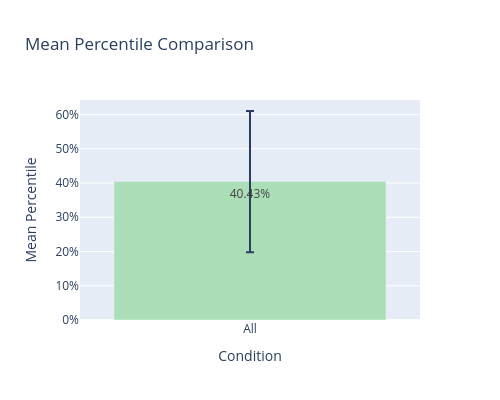
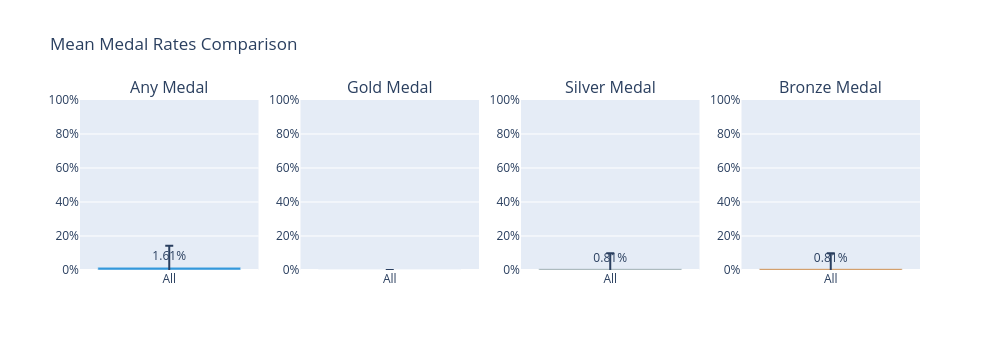

The code cell stored with these charts, in order, in its notebook:
### Code cell
# Compare metrics across the full dataset
plot_metric_comparison([df_processed], labels=["All"], metric="percentile", agg="mean")


plot_metric_comparison([df_processed], labels=["All"], metric="medal", agg="mean")

### Figure 1 — Plotly figure (JSON) as saved in the notebook; plotly's stock layout.template omitted (floating-point values rounded to 4 significant figures)
{"data": [{"error_y": {"array": [0.2061], "type": "data", "visible": true}, "marker": {"color": ["rgb(171,222,182)"]}, "text": ["40.43%"], "textposition": "auto", "type": "bar", "x": ["All"], "y": [0.4043]}], "layout": {"height": 400, "title": {"text": "Mean Percentile Comparison"}, "width": 500, "xaxis": {"title": {"text": "Condition"}}, "yaxis": {"tickformat": ".0%", "title": {"text": "Mean Percentile"}}}}

### Figure 2 — Plotly figure (JSON) as saved in the notebook; plotly's stock layout.template omitted (floating-point values rounded to 4 significant figures)
{"data": [{"error_y": {"array": [0.1265], "type": "data", "visible": true}, "marker": {"color": "#3498db"}, "name": "Any Medal", "showlegend": false, "text": ["1.61%"], "textposition": "auto", "type": "bar", "x": ["All"], "xaxis": "x", "y": [0.01613], "yaxis": "y"}, {"error_y": {"array": [0], "type": "data", "visible": true}, "marker": {"color": "#f1c40f"}, "name": "Gold Medal", "showlegend": false, "text": ["0.00%"], "textposition": "auto", "type": "bar", "x": ["All"], "xaxis": "x2", "y": [0], "yaxis": "y2"}, {"error_y": {"array": [0.0898], "type": "data", "visible": true}, "marker": {"color": "#95a5a6"}, "name": "Silver Medal", "showlegend": false, "text": ["0.81%"], "textposition": "auto", "type": "bar", "x": ["All"], "xaxis": "x3", "y": [0.008065], "yaxis": "y3"}, {"error_y": {"array": [0.0898], "type": "data", "visible": true}, "marker": {"color": "#cd7f32"}, "name": "Bronze Medal", "showlegend": false, "text": ["0.81%"], "textposition": "auto", "type": "bar", "x": ["All"], "xaxis": "x4", "y": [0.008065], "yaxis": "y4"}], "layout": {"annotations": [{"font": {"size": 16}, "showarrow": false, "text": "Any Medal", "x": 0.1062, "xanchor": "center", "xref": "paper", "y": 1, "yanchor": "bottom", "yref": "paper"}, {"font": {"size": 16}, "showarrow": false, "text": "Gold Medal", "x": 0.3688, "xanchor": "center", "xref": "paper", "y": 1, "yanchor": "bottom", "yref": "paper"}, {"font": {"size": 16}, "showarrow": false, "text": "Silver Medal", "x": 0.6313, "xanchor": "center", "xref": "paper", "y": 1, "yanchor": "bottom", "yref": "paper"}, {"font": {"size": 16}, "showarrow": false, "text": "Bronze Medal", "x": 0.8938, "xanchor": "center", "xref": "paper", "y": 1, "yanchor": "bottom", "yref": "paper"}], "height": 350, "title": {"text": "Mean Medal Rates Comparison"}, "width": 1000, "xaxis": {"anchor": "y", "domain": [0, 0.2125]}, "xaxis2": {"anchor": "y2", "domain": [0.2625, 0.475]}, "xaxis3": {"anchor": "y3", "domain": [0.525, 0.7375]}, "xaxis4": {"anchor": "y4", "domain": [0.7875, 1]}, "yaxis": {"anchor": "x", "domain": [0, 1], "range": [0, 1], "tickformat": ".0%"}, "yaxis2": {"anchor": "x2", "domain": [0, 1], "range": [0, 1], "tickformat": ".0%"}, "yaxis3": {"anchor": "x3", "domain": [0, 1], "range": [0, 1], "tickformat": ".0%"}, "yaxis4": {"anchor": "x4", "domain": [0, 1], "range": [0, 1], "tickformat": ".0%"}}}
